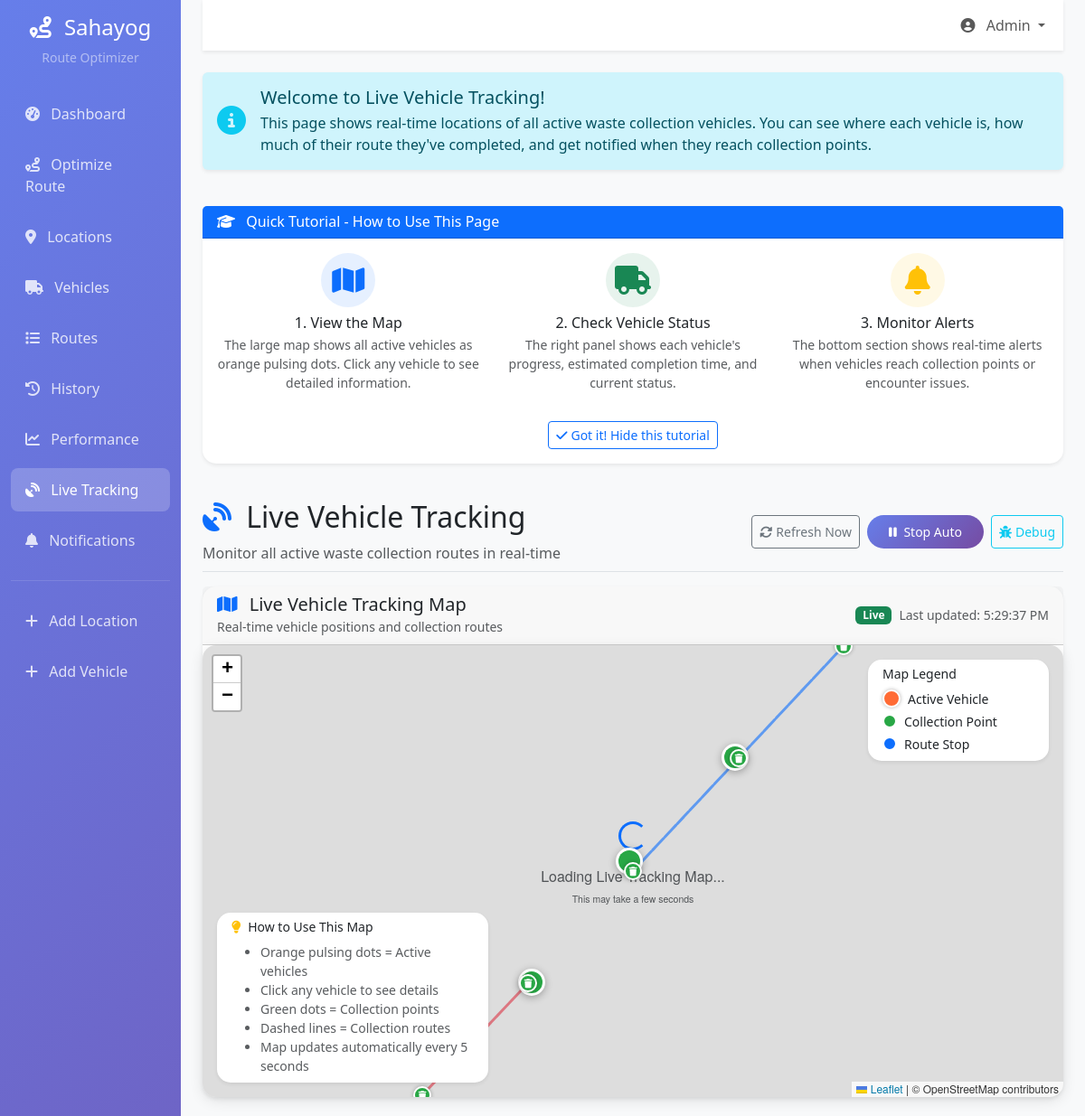
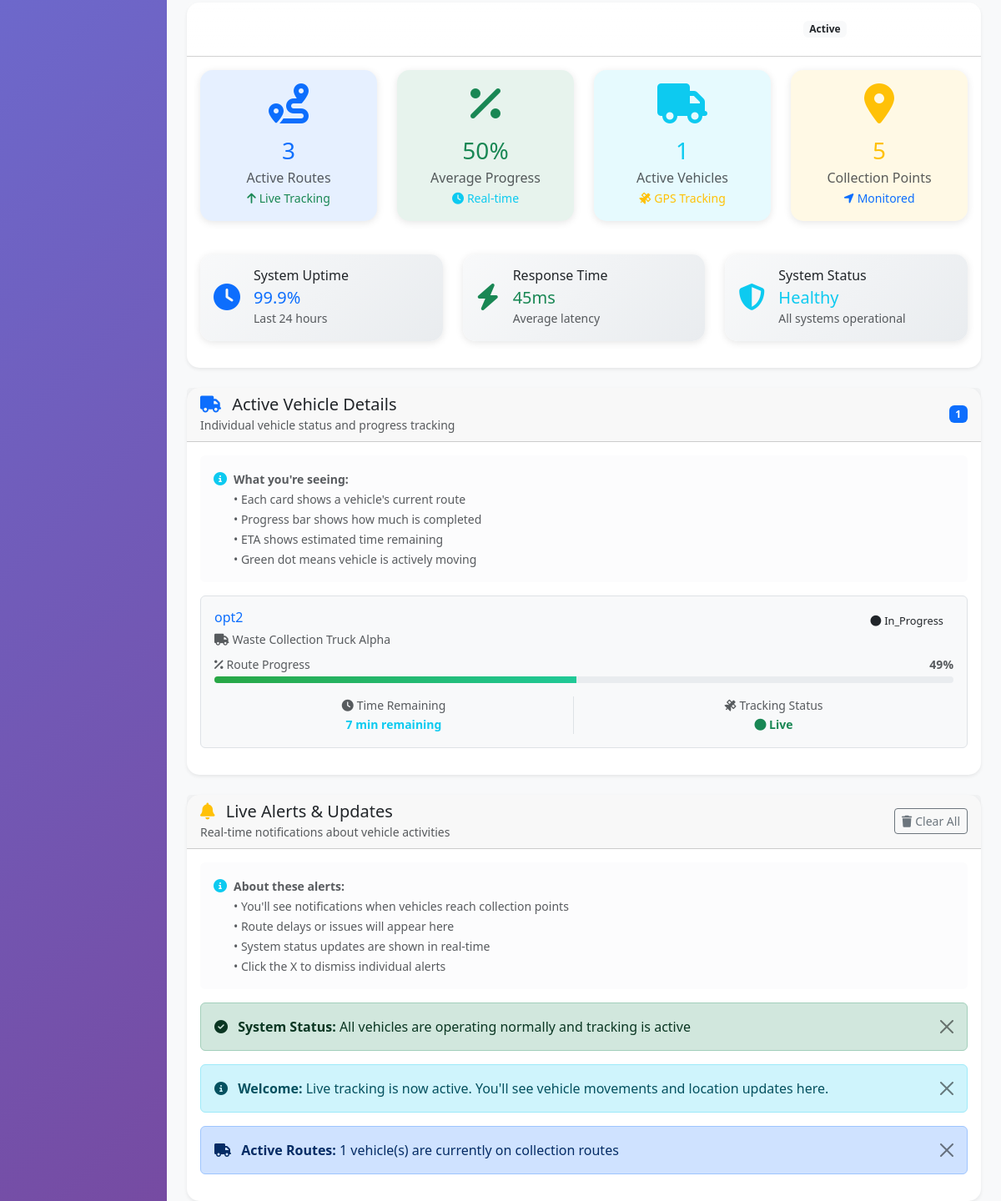
/route-optimizer/tracking/, run on an earlier commit of the app's database (2 pictures, top to bottom).
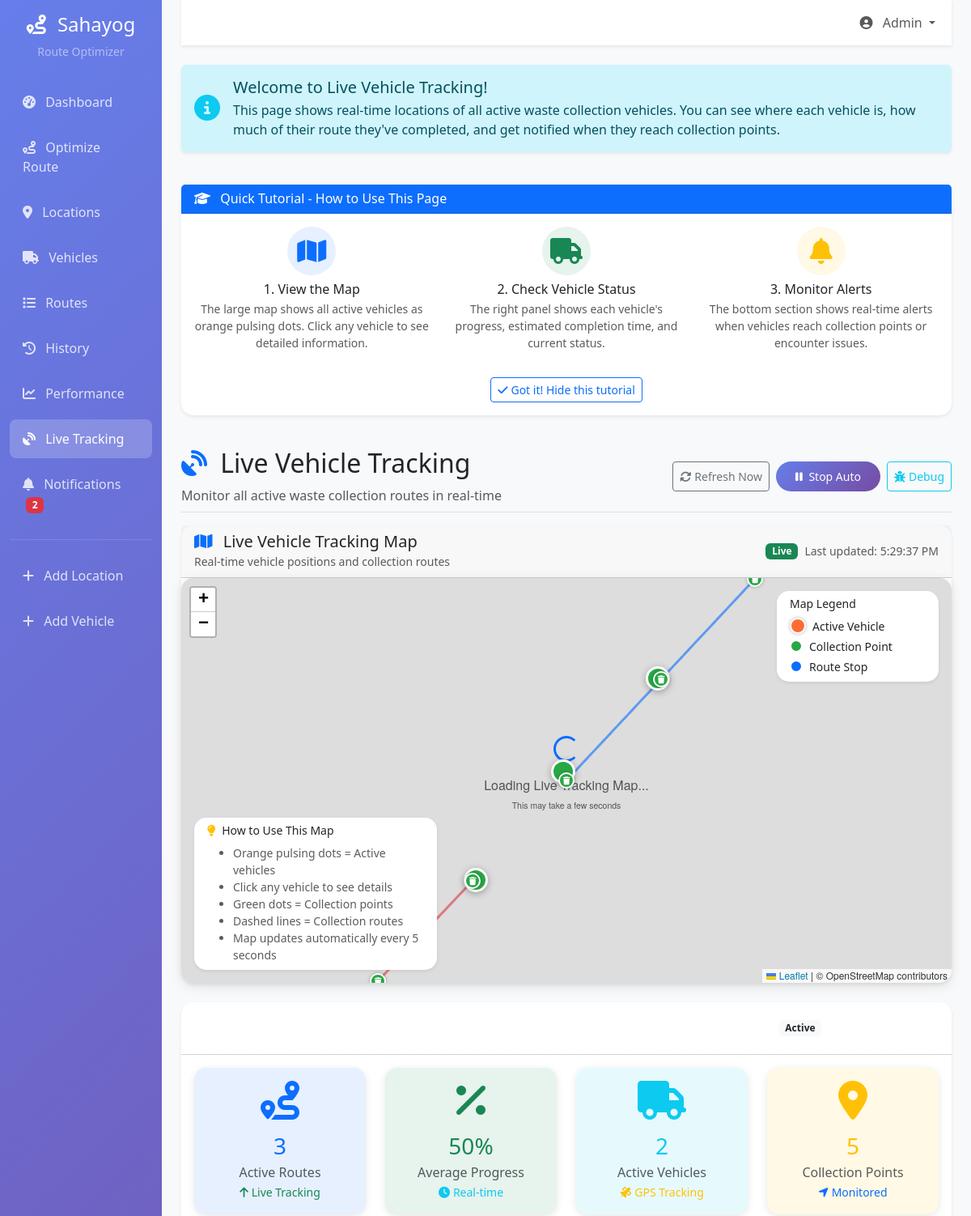
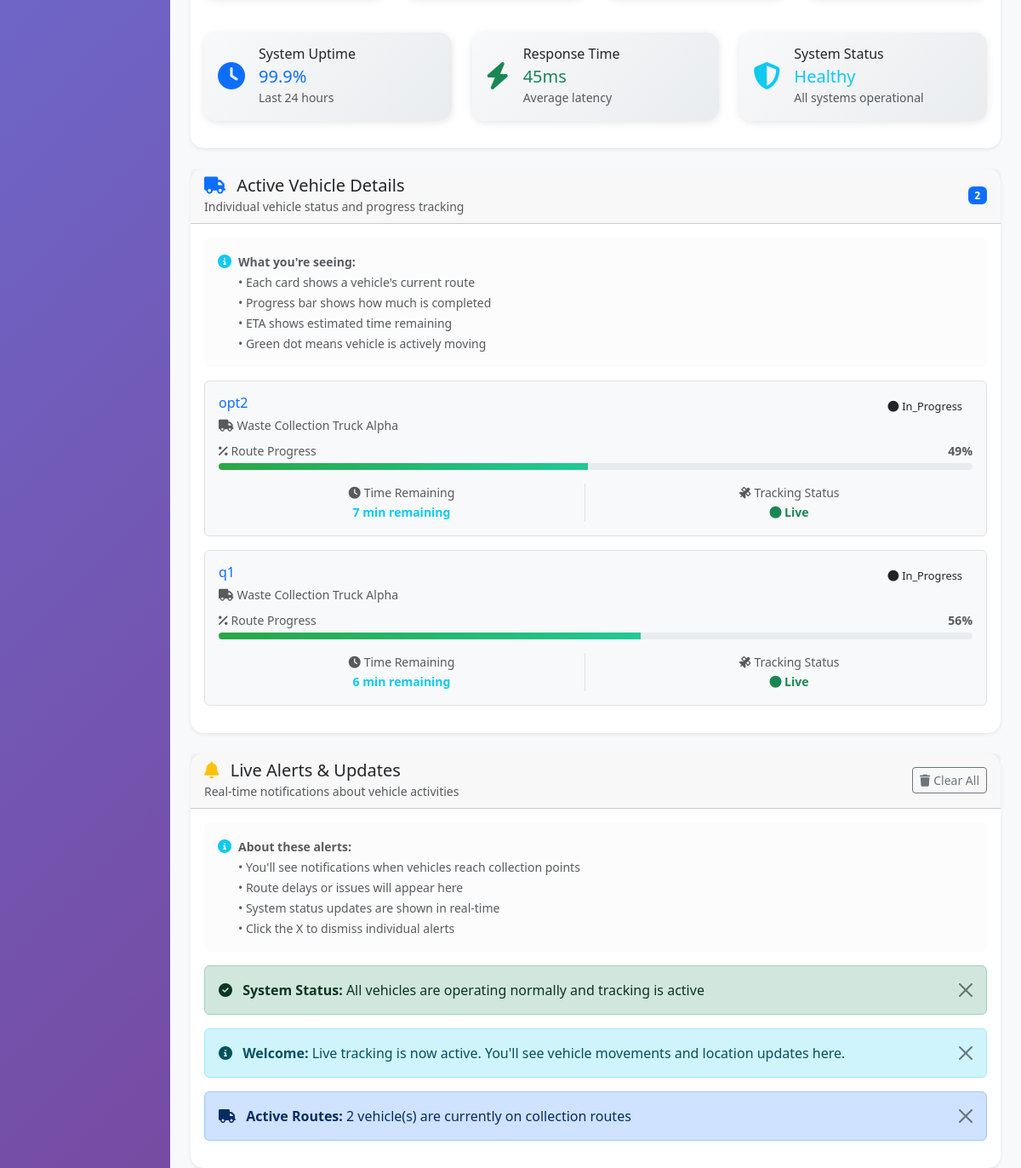
And on a later commit of the database (2 pictures, top to bottom).
### route_optimizer/models.py (models this page shows, shortened)
class Vehicle(models.Model):
    name = models.CharField(max_length=200)
    vehicle_type = models.CharField(max_length=50, choices=[
        ('truck', 'Truck'),
        ('van', 'Van'),
        ('tractor', 'Tractor'),
        ('compactor', 'Compactor'),
    ])
    capacity = models.DecimalField(
        max_digits=8,
        decimal_places=2,
        help_text="Capacity in liters"
    )
    fuel_efficiency = models.DecimalField(
        max_digits=5,
        decimal_places=2,
        help_text="Fuel efficiency in km/l"
    )
    current_latitude = models.DecimalField(max_digits=9, decimal_places=6, blank=True, null=True)
    current_longitude = models.DecimalField(max_digits=9, decimal_places=6, blank=True, null=True)
    is_available = models.BooleanField(default=True)
    created_at = models.DateTimeField(auto_now_add=True)
    updated_at = models.DateTimeField(auto_now=True)
    class Meta:
        db_table = 'vehicles'
        indexes = [
            models.Index(fields=['vehicle_type', 'is_available']),
        ]

class OptimizedRoute(models.Model):
    route_name = models.CharField(max_length=200)
    vehicle = models.ForeignKey(Vehicle, on_delete=models.CASCADE, related_name='routes')
    locations = models.ManyToManyField(Location, through='RouteLocation')
    total_distance = models.DecimalField(
        max_digits=8,
        decimal_places=2,
        help_text="Total distance in kilometers"
    )
    total_duration = models.IntegerField(
        help_text="Total duration in minutes"
    )
    estimated_fuel_consumption = models.DecimalField(
        max_digits=6,
        decimal_places=2,
        help_text="Estimated fuel consumption in liters"
    )
    total_waste_volume = models.DecimalField(
        max_digits=8,
        decimal_places=2,
        help_text="Total waste volume in liters"
    )
    status = models.CharField(max_length=20, choices=[
        ('planned', 'Planned'),
        ('in_progress', 'In Progress'),
        ('completed', 'Completed'),
        ('cancelled', 'Cancelled'),
    ], default='planned')
    created_at = models.DateTimeField(auto_now_add=True)
    updated_at = models.DateTimeField(auto_now=True)
    class Meta:
        db_table = 'optimized_routes'
        indexes = [
            models.Index(fields=['status', 'created_at']),
        ]

### route_optimizer/views.py (the view, shortened to what this page needs)
# urls.py: path('tracking/', views.real_time_tracking, name='real_time_tracking'),
def real_time_tracking(request):
    try:
        active_routes = OptimizedRoute.objects.filter(status='in_progress')[:10]
        vehicle_positions = []
        for route in active_routes:
            progress = (hash(route.id) % 100) / 100  # 0-1 progress
            route_locations = route.routelocation_set.all().order_by('visit_order')
            if route_locations.exists():
                first_location = route_locations.first().location
                current_lat = float(first_location.latitude) + (progress * 0.01)  # Small movement
                current_lng = float(first_location.longitude) + (progress * 0.01)
                vehicle_positions.append({
                    'route_id': route.id,
                    'route_name': route.route_name,
                    'vehicle': route.vehicle.name if route.vehicle else 'Unknown',
                    'latitude': current_lat,
                    'longitude': current_lng,
                    'progress': int(progress * 100),
                    'status': 'in_progress',
                    'estimated_completion': f"{int((1 - progress) * route.total_duration)} min remaining"
                })
    except Exception as e:
        active_routes = []
        vehicle_positions = []
    context = {
        'active_routes': active_routes,
        'vehicle_positions': vehicle_positions,
    }
    return render(request, 'route_optimizer/real_time_tracking.html', context)

### route_optimizer/context_processors.py (called while the page is built)
def unread_notifications_count(request):
    try:
        count = Notification.objects.filter(is_read=False).count()
    except Exception:
        count = 0
    return {'unread_notifications_count': count}

### templates/route_optimizer/real_time_tracking.html (shortened to what the changed rows need)
{% extends 'base.html' %}
{% block content %}
<div class="d-flex justify-content-between flex-wrap flex-md-nowrap align-items-center pt-3 pb-2 mb-3 border-bottom">
    <div>
        <h1 class="h2">
            <i class="fas fa-satellite-dish me-2 text-primary"></i>
            Live Vehicle Tracking
        </h1>
    </div>
</div>
<div class="row mt-4">
    <div class="col-12">
        <div class="card border-0 shadow-sm">
            <div class="card-body">
                <div class="row mb-4">
                    <div class="col-lg-3 col-md-6 mb-3">
                        <div class="card stat-card border-0 bg-info bg-opacity-10 h-100">
                            <div class="card-body text-center">
                                <div class="mb-3">
                                    <i class="fas fa-truck fa-3x text-info stat-icon"></i>
                                </div>
                                <h3 class="text-info mb-1" id="vehicleCount">{{ vehicle_positions|length }}</h3>
                                <p class="text-muted mb-0">Active Vehicles</p>
                                <small class="text-warning">
                                    <i class="fas fa-satellite me-1"></i>GPS Tracking
                                </small>
                            </div>
                        </div>
                    </div>
                </div>
            </div>
        </div>
    </div>
</div>
<div class="row mt-4">
    <div class="col-12">
        <div class="card">
            <div class="card-header d-flex justify-content-between align-items-center">
                <div>
                    <h5 class="card-title mb-0">
                    </h5>
                    <small class="text-muted">Individual vehicle status and progress tracking</small>
                </div>
                <span class="badge bg-primary" id="vehicleCount">{{ vehicle_positions|length }}</span>
            </div>
            <div class="card-body">
                <div id="vehicleList">
                    {% for position in vehicle_positions %}
                    <div class="vehicle-info border rounded p-3 mb-3" data-route-id="{{ position.route_id }}">
                        <div class="d-flex justify-content-between align-items-start mb-2">
                            <div>
                                <h6 class="mb-1 text-primary">{{ position.route_name }}</h6>
                                <small class="text-muted">
                                    <i class="fas fa-truck me-1"></i>{{ position.vehicle }}
                                </small>
                            </div>
                            <span class="status-badge status-{{ position.status }}">
                                <i class="fas fa-circle me-1"></i>{{ position.status|title }}
                            </span>
                        </div>
                        <div class="mb-3">
                            <div class="d-flex justify-content-between align-items-center mb-1">
                                <small class="text-muted">
                                    <i class="fas fa-percentage me-1"></i>Route Progress
                                </small>
                                <small class="text-muted fw-bold">{{ position.progress }}%</small>
                            </div>
                            <div class="route-progress">
                                <div class="progress-bar" style="width: {{ position.progress }}%"></div>
                            </div>
                        </div>
                        <div class="row text-center">
                            <div class="col-6">
                                <div class="border-end">
                                    <small class="text-muted d-block">
                                        <i class="fas fa-clock me-1"></i>Time Remaining
                                    </small>
                                    <strong class="small text-info">{{ position.estimated_completion }}</strong>
                                </div>
                            </div>
                            <div class="col-6">
                                <small class="text-muted d-block">
                                    <i class="fas fa-satellite me-1"></i>Tracking Status
                                </small>
                                <strong class="small text-success">
                                    <i class="fas fa-circle pulse"></i> Live
                                </strong>
                            </div>
                        </div>
                    </div>
                    {% endfor %}
                </div>
            </div>
        </div>
    </div>
</div>
<div class="row mt-4">
    <div class="col-12">
        <div class="card">
            <div class="card-body">
                <div id="alertsList">
                    <div class="alert alert-success alert-dismissible fade show" role="alert">
                        <i class="fas fa-check-circle me-2"></i>
                        <strong>System Status:</strong> All vehicles are operating normally and tracking is active
                        <button type="button" class="btn-close" data-bs-dismiss="alert"></button>
                    </div>
                    <div class="alert alert-info alert-dismissible fade show" role="alert">
                        <i class="fas fa-info-circle me-2"></i>
                        <strong>Welcome:</strong> Live tracking is now active. You'll see vehicle movements and location updates here.
                        <button type="button" class="btn-close" data-bs-dismiss="alert"></button>
                    </div>
                    {% if vehicle_positions %}
                    <div class="alert alert-primary alert-dismissible fade show" role="alert">
                        <i class="fas fa-truck me-2"></i>
                        <strong>Active Routes:</strong> {{ vehicle_positions|length }} vehicle(s) are currently on collection routes
                        <button type="button" class="btn-close" data-bs-dismiss="alert"></button>
                    </div>
                    {% endif %}
                </div>
            </div>
        </div>
    </div>
</div>
{% endblock %}

What changed in the data, as far as the page shows it:
added OptimizedRoute: route_name "q1"
Also different on the page:
{{ unread_notifications_count }}: (not shown) → "2"
{{ vehicle_positions|length }}: "1" → "2"
new list line: "Waste Collection Truck Alpha"
new list line: "In_Progress Route Progress 56 % Time Remaining 6 min remaining Tracking Status Live"
